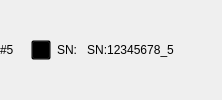
              <widget class="QWidget" name="widget_camera5" native="true">
               <layout class="QHBoxLayout" name="horizontalLayout_9">
                <property name="leftMargin">
                 <number>0</number>
                </property>
                <property name="topMargin">
                 <number>0</number>
                </property>
                <property name="rightMargin">
                 <number>0</number>
                </property>
                <property name="bottomMargin">
                 <number>0</number>
                </property>
                <item>
                 <widget class="QLabel" name="label_20">
                  <property name="text">
                   <string>#5  </string>
                  </property>
                 </widget>
                </item>
                <item>
                 <spacer name="horizontalSpacer_12">
                  <property name="orientation">
                   <enum>Qt::Horizontal</enum>
                  </property>
                  <property name="sizeType">
                   <enum>QSizePolicy::Fixed</enum>
                  </property>
                  <property name="sizeHint" stdset="0">
                   <size>
                    <width>5</width>
                    <height>20</height>
                   </size>
                  </property>
                 </spacer>
                </item>
                <item>
                 <widget class="QPushButton" name="pbt_camera5">
                  <property name="sizePolicy">
                   <sizepolicy hsizetype="Fixed" vsizetype="Fixed">
                    <horstretch>0</horstretch>
                    <verstretch>0</verstretch>
                   </sizepolicy>
                  </property>
                  <property name="minimumSize">
                   <size>
                    <width>20</width>
                    <height>20</height>
                   </size>
                  </property>
                  <property name="maximumSize">
                   <size>
                    <width>20</width>
                    <height>20</height>
                   </size>
                  </property>
                  <property name="styleSheet">
                   <string notr="true">QPushButton
{   
    border-image:  url(:/image/camera_off.png);
    background:transparent; 
}

QPushButton:checked
{
    border-image: url(:/image/camera.png);
}
</string>
                  </property>
                  <property name="text">
                   <string/>
                  </property>
                  <property name="checkable">
                   <bool>true</bool>
                  </property>
                 </widget>
                </item>
                <item>
                 <widget class="QLabel" name="label_39">
                  <property name="text">
                   <string>SN:</string>
                  </property>
                 </widget>
                </item>
                <item>
                 <widget class="QPushButton" name="pbt_SN5">
                  <property name="text">
                   <string>SN:12345678_5</string>
                  </property>
                  <property name="checkable">
                   <bool>true</bool>
                  </property>
                  <property name="flat">
                   <bool>true</bool>
                  </property>
                 </widget>
                </item>
                <item>
                 <spacer name="horizontalSpacer_13">
                  <property name="orientation">
                   <enum>Qt::Horizontal</enum>
                  </property>
                  <property name="sizeHint" stdset="0">
                   <size>
                    <width>44</width>
                    <height>20</height>
                   </size>
                  </property>
                 </spacer>
                </item>
               </layout>
              </widget>
